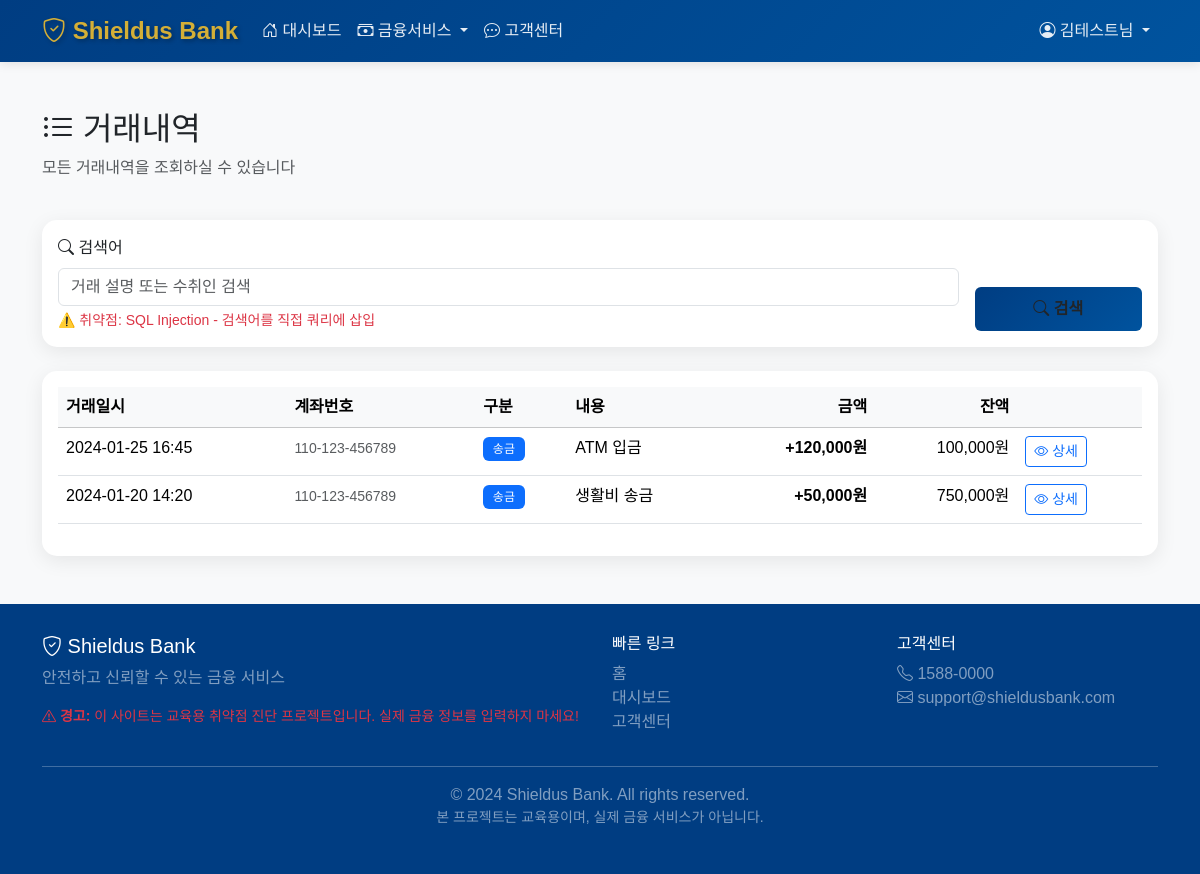
The page /transactions (signed in) on the database its author committed.
### tables this page shows
CREATE TABLE transactions (
  id INTEGER PRIMARY KEY AUTOINCREMENT,
  from_acc TEXT NOT NULL,
  to_acc TEXT NOT NULL,
  amount NUMERIC,
  balance_after NUMERIC,
  description TEXT,
  xml_log TEXT,
  accounts_id INTEGER NOT NULL,
  created_at TIMESTAMP DEFAULT CURRENT_TIMESTAMP,
  FOREIGN KEY (accounts_id)
    REFERENCES accounts (id)
    ON DELETE CASCADE
    ON UPDATE NO ACTION
);

CREATE TABLE accounts (
  id INTEGER PRIMARY KEY AUTOINCREMENT,
  account_number TEXT NOT NULL UNIQUE,
  balance NUMERIC DEFAULT 0,
  account_type TEXT DEFAULT 'SAVINGS',
  users_id INTEGER NOT NULL,
  FOREIGN KEY (users_id)
    REFERENCES users (id)
    ON DELETE CASCADE
    ON UPDATE NO ACTION
);

### utils/decorators.py (the view)
    def wrapper(*args, **kwargs):
        if 'user_id' not in session:
            flash('로그인이 필요합니다.')
            return redirect(url_for('login'))
        return f(*args, **kwargs)

### utils/db.py (called while the page is built)
def get_db():
    conn = sqlite3.connect(config.DB_PATH)
    conn.row_factory = sqlite3.Row
    return conn

### templates/transactions.html (shortened to what this page needs)
{% extends "base.html" %}
{% block content %}
<div class="row mb-4">
    <div class="col-12">
        <h2><i class="bi bi-list-ul"></i> 거래내역</h2>
        <p class="text-muted">모든 거래내역을 조회하실 수 있습니다</p>
    </div>
</div>
<div class="row mb-4">
    <div class="col-12">
        <div class="card card-custom">
            <div class="card-body">
                <form method="GET" action="{{ url_for('dashboard.transactions') }}" class="row g-3">
                    <div class="col-md-10">
                        <label for="search" class="form-label">
                            <i class="bi bi-search"></i> 검색어
                        </label>
                        <input type="text" class="form-control" id="search" name="search"
                               value="{{ search }}" placeholder="거래 설명 또는 수취인 검색">
                        <div class="form-text text-danger">
                            ⚠️ 취약점: SQL Injection - 검색어를 직접 쿼리에 삽입
                        </div>
                    </div>
                    <div class="col-md-2 d-flex align-items-end">
                        <button type="submit" class="btn btn-primary-custom w-100">
                            <i class="bi bi-search"></i> 검색
                        </button>
                    </div>
                </form>
            </div>
        </div>
    </div>
</div>
<div class="row">
    <div class="col-12">
        {% if transactions %}
        <div class="card card-custom">
            <div class="card-body">
                <div class="table-responsive">
                    <table class="table table-hover">
                        <thead class="table-light">
                            <tr>
                                <th>거래일시</th>
                                <th>계좌번호</th>
                                <th>구분</th>
                                <th>내용</th>
                                <th class="text-end">금액</th>
                                <th class="text-end">잔액</th>
                                <th></th>
                            </tr>
                        </thead>
                        <tbody>
                            {% for trans in transactions %}
                            <tr>
                                <td>{{ trans.created_at[:16] }}</td>
                                <td><small class="text-muted">{{ trans.account_number }}</small></td>
                                <td>
                                    {% if trans.transaction_type == 'DEPOSIT' %}
                                        <span class="badge bg-success">입금</span>
                                    {% elif trans.transaction_type == 'WITHDRAW' %}
                                        <span class="badge bg-danger">출금</span>
                                    {% else %}
                                        <span class="badge bg-primary">송금</span>
                                    {% endif %}
                                </td>
                                <td>
                                    {{ trans.description }}
                                </td>
                                <td class="text-end {% if trans.amount > 0 %}transaction-positive{% else %}transaction-negative{% endif %}">
                                    <strong>{{ "{:+,.0f}".format(trans.amount) }}원</strong>
                                </td>
                                <td class="text-end">{{ "{:,.0f}".format(trans.balance_after) }}원</td>
                                <td>
                                    <a href="{{ url_for('dashboard.transaction_detail', transaction_id=trans.id) }}"
                                       class="btn btn-sm btn-outline-primary">
                                        <i class="bi bi-eye"></i> 상세
                                    </a>
                                </td>
                            </tr>
                            {% endfor %}
                        </tbody>
                    </table>
                </div>
            </div>
        </div>
        {% endif %}
    </div>
</div>
{% endblock %}

### static/css/custom.css (style rules this page uses)
html { scroll-behavior: smooth; }
.card-custom { transition: all 0.3s cubic-bezier(0.4, 0, 0.2, 1); }
.btn { transition: all 0.3s ease; }
.badge { font-weight: 500; padding: 0.5em 0.8em; }

### static/css/base.css (style rules this page uses)
:root { --primary-color: #003d82; --secondary-color: #d4af37; --success-color: #28a745; --danger-color: #dc3545; --light-bg: #f8f9fa; --dark-text: #212529; }
body { font-family: 'Noto Sans KR', sans-serif; background-color: var(--light-bg); }
.btn-primary-custom { background: linear-gradient(135deg, var(--primary-color) 0%, #00539e 100%); border: none; padding: 10px 30px; font-weight: 600; transition: all 0.3s; }
.card-custom { border: none; border-radius: 15px; box-shadow: 0 5px 20px rgba(0, 0, 0, 0.08); transition: all 0.3s; }
.transaction-positive { color: #28a745; font-weight: 600; }

### rows shown on the page
transactions: amount "+120,000", balance_after "100,000"
transactions: amount "+50,000", balance_after "750,000"

### other values the page prints
{{ session.username }} "김테스트"
